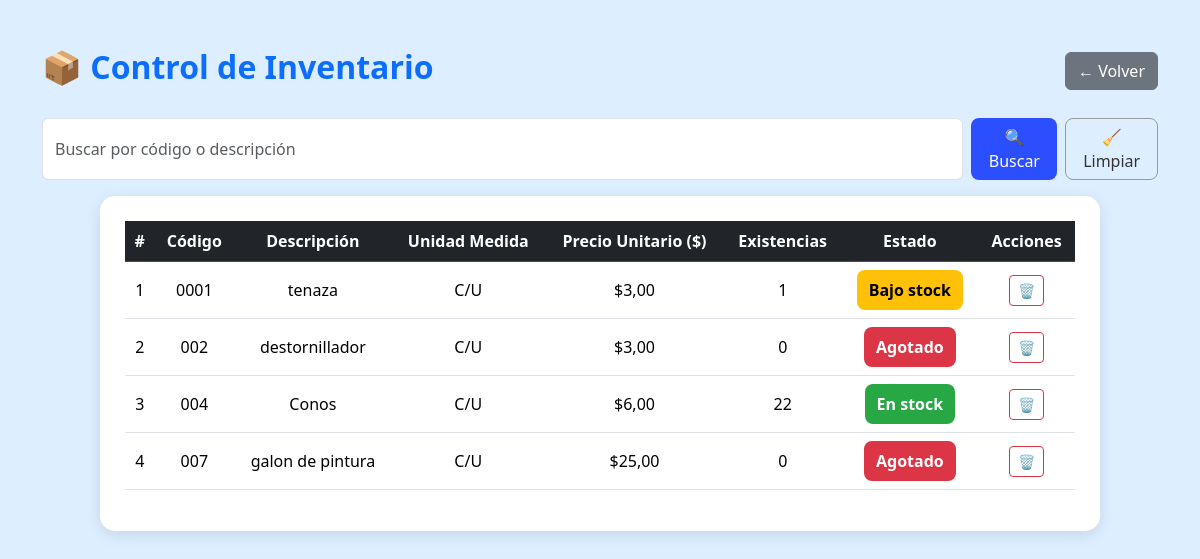
The page /inventario/ (signed in) on the database its author committed.
### Modulos/Facturacion/models.py (models this page shows, shortened)
class Producto(models.Model):
    codigo = models.CharField(max_length=20, unique=True)
    descripcion = models.CharField(max_length=150)
    unidad_medida = models.CharField(max_length=10, default='C/U')
    precio_unitario = models.DecimalField(max_digits=10, decimal_places=2)
    inventario = models.IntegerField(default=0, editable=False)

### Modulos/Facturacion/views.py (the view)
# urls.py: path('inventario/', views.inventario, name='inventario'),
@login_required
def inventario(request):
    query = request.GET.get('q', '')
    productos = Producto.objects.all().order_by('codigo')
    if query:
        productos = productos.filter(Q(codigo__icontains=query) | Q(descripcion__icontains(query)))
    return render(request, 'Facturacion/inventario.html', {'productos': productos, 'query': query})

### Modulos/Facturacion/templates/Facturacion/inventario.html (shortened to what this page needs)
{% load static %}
<!DOCTYPE html>
<html lang="es">
<head>
    <link href="https://cdn.jsdelivr.net/npm/bootstrap@5.3.3/dist/css/bootstrap.min.css" rel="stylesheet">
    <link rel="stylesheet" href="{% static 'css/inventario.css' %}">
</head>
<body>
<div class="container mt-5">
    <div class="d-flex justify-content-between align-items-center mb-4">
        <h2 class="fw-bold text-primary">
            📦 Control de Inventario
        </h2>
        <a href="{% url 'menu_catalogos' %}" class="btn btn-secondary">← Volver</a>
    </div>
    <form method="get" class="d-flex justify-content-end mb-3">
        <input type="text" name="q" value="{{ query }}" class="form-control me-2" placeholder="Buscar por código o descripción">
        <button class="btn btn-primary me-2" type="submit">🔍 Buscar</button>
        <a href="{% url 'inventario' %}" class="btn btn-outline-secondary">🧹 Limpiar</a>
    </form>
<div class="table-container">
    <table class="table table-hover align-middle text-center">
        <thead class="table-dark">
            <tr>
                <th>#</th>
                <th>Código</th>
                <th>Descripción</th>
                <th>Unidad Medida</th>
                <th>Precio Unitario ($)</th>
                <th>Existencias</th>
                <th>Estado</th>
                <th>Acciones</th>
            </tr>
        </thead>
        <tbody>
            {% for p in productos %}
            <tr>
                <td>{{ forloop.counter }}</td>
                <td>{{ p.codigo }}</td>
                <td>{{ p.descripcion }}</td>
                <td>{{ p.unidad_medida }}</td>
                <td>${{ p.precio_unitario }}</td>
                <td>{{ p.inventario|default:"0" }}</td>
                <td>
                    {% if p.inventario > 10 %}
                        <span class="status-badge status-green">En stock</span>
                    {% elif p.inventario > 0 %}
                        <span class="status-badge status-yellow">Bajo stock</span>
                    {% else %}
                        <span class="status-badge status-red">Agotado</span>
                    {% endif %}
                </td>
                <td>
                    <a href="{% url 'eliminar_producto' p.id %}"
                       class="btn btn-outline-danger btn-sm"
                       onclick="return confirm('¿Seguro que deseas eliminar este producto?')">
                        🗑️
                    </a>
                </td>
            </tr>
            {% empty %}
            <tr><td colspan="8" class="text-muted">No hay productos registrados.</td></tr>
            {% endfor %}
        </tbody>
    </table>
</div>
</body>
</html>

### Modulos/Facturacion/static/css/inventario.css (style rules this page uses)
body { background-color: #dceeff; font-family: 'Segoe UI', Tahoma, Geneva, Verdana, sans-serif; }
form input { width: 250px; border-radius: 8px; border: 1px solid #b0bec5; }
form .btn { border-radius: 8px; font-weight: 500; transition: all 0.2s ease-in-out; }
form .btn-primary { background-color: #2b4eff; border: none; }
form .btn-outline-secondary { color: #333; border: 1px solid #999999; }
.table-container { max-width: 1000px; margin: 0 auto; background: #fff; border-radius: 15px; box-shadow: 0 4px 15px rgba(0,0,0,0.1); padding: 25px; }
.status-badge { padding: 8px 12px; border-radius: 8px; font-weight: 600; color: #fff; display: inline-block; }
.status-green { background-color: #28a745; }
.status-yellow { background-color: #ffc107; color: #000; }
.status-red { background-color: #dc3545; }
.table-dark { background-color: #1a237e !important; color: #fff; }

### rows shown on the page
Producto: codigo "0001", descripcion "tenaza", unidad_medida "C/U", precio_unitario "3,00", inventario "1", shows "Bajo stock"
Producto: codigo "002", descripcion "destornillador", unidad_medida "C/U", precio_unitario "3,00", inventario "0", shows "Agotado"
Producto: codigo "004", descripcion "Conos", unidad_medida "C/U", precio_unitario "6,00", inventario "22", shows "En stock"
Producto: codigo "007", descripcion "galon de pintura", unidad_medida "C/U", precio_unitario "25,00", inventario "0", shows "Agotado"
